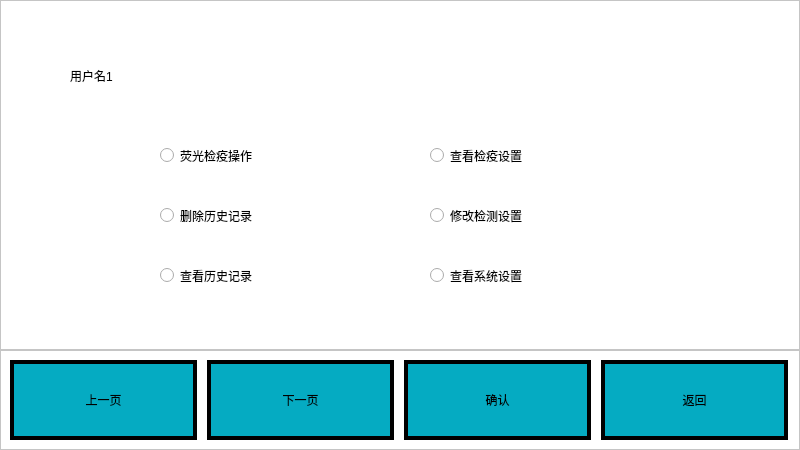
<?xml version="1.0" encoding="UTF-8"?>
<ui version="4.0">
 <class>Form</class>
 <widget class="QWidget" name="Form">
  <property name="geometry">
   <rect>
    <x>0</x>
    <y>0</y>
    <width>800</width>
    <height>450</height>
   </rect>
  </property>
  <property name="windowTitle">
   <string>Form</string>
  </property>
  <property name="styleSheet">
   <string notr="true">background-color: rgb(255, 255, 255);</string>
  </property>
  <widget class="QFrame" name="frame">
   <property name="geometry">
    <rect>
     <x>0</x>
     <y>0</y>
     <width>800</width>
     <height>350</height>
    </rect>
   </property>
   <property name="frameShape">
    <enum>QFrame::StyledPanel</enum>
   </property>
   <property name="frameShadow">
    <enum>QFrame::Raised</enum>
   </property>
   <widget class="QLabel" name="label">
    <property name="geometry">
     <rect>
      <x>70</x>
      <y>50</y>
      <width>121</width>
      <height>51</height>
     </rect>
    </property>
    <property name="styleSheet">
     <string notr="true">font: 20pt &quot;宋体&quot;;</string>
    </property>
    <property name="text">
     <string>用户名1</string>
    </property>
   </widget>
   <widget class="QRadioButton" name="radioButton">
    <property name="geometry">
     <rect>
      <x>160</x>
      <y>130</y>
      <width>220</width>
      <height>51</height>
     </rect>
    </property>
    <property name="styleSheet">
     <string notr="true">font: 20pt &quot;宋体&quot;;</string>
    </property>
    <property name="text">
     <string>荧光检疫操作</string>
    </property>
    <property name="autoExclusive">
     <bool>false</bool>
    </property>
   </widget>
   <widget class="QRadioButton" name="radioButton_2">
    <property name="geometry">
     <rect>
      <x>430</x>
      <y>130</y>
      <width>220</width>
      <height>51</height>
     </rect>
    </property>
    <property name="styleSheet">
     <string notr="true">font: 20pt &quot;宋体&quot;;</string>
    </property>
    <property name="text">
     <string>查看检疫设置</string>
    </property>
    <property name="autoExclusive">
     <bool>false</bool>
    </property>
   </widget>
   <widget class="QRadioButton" name="radioButton_3">
    <property name="geometry">
     <rect>
      <x>160</x>
      <y>190</y>
      <width>220</width>
      <height>51</height>
     </rect>
    </property>
    <property name="styleSheet">
     <string notr="true">font: 20pt &quot;宋体&quot;;</string>
    </property>
    <property name="text">
     <string>删除历史记录</string>
    </property>
    <property name="autoExclusive">
     <bool>false</bool>
    </property>
   </widget>
   <widget class="QRadioButton" name="radioButton_4">
    <property name="geometry">
     <rect>
      <x>430</x>
      <y>190</y>
      <width>220</width>
      <height>51</height>
     </rect>
    </property>
    <property name="styleSheet">
     <string notr="true">font: 20pt &quot;宋体&quot;;</string>
    </property>
    <property name="text">
     <string>修改检测设置</string>
    </property>
    <property name="autoExclusive">
     <bool>false</bool>
    </property>
   </widget>
   <widget class="QRadioButton" name="radioButton_5">
    <property name="geometry">
     <rect>
      <x>160</x>
      <y>250</y>
      <width>220</width>
      <height>51</height>
     </rect>
    </property>
    <property name="styleSheet">
     <string notr="true">font: 20pt &quot;宋体&quot;;</string>
    </property>
    <property name="text">
     <string>查看历史记录</string>
    </property>
    <property name="autoExclusive">
     <bool>false</bool>
    </property>
   </widget>
   <widget class="QRadioButton" name="radioButton_6">
    <property name="geometry">
     <rect>
      <x>430</x>
      <y>250</y>
      <width>220</width>
      <height>51</height>
     </rect>
    </property>
    <property name="styleSheet">
     <string notr="true">font: 20pt &quot;宋体&quot;;</string>
    </property>
    <property name="text">
     <string>查看系统设置</string>
    </property>
    <property name="autoExclusive">
     <bool>false</bool>
    </property>
   </widget>
  </widget>
  <widget class="QFrame" name="frame_2">
   <property name="geometry">
    <rect>
     <x>0</x>
     <y>350</y>
     <width>800</width>
     <height>100</height>
    </rect>
   </property>
   <property name="frameShape">
    <enum>QFrame::StyledPanel</enum>
   </property>
   <property name="frameShadow">
    <enum>QFrame::Raised</enum>
   </property>
   <widget class="QPushButton" name="btnPre">
    <property name="geometry">
     <rect>
      <x>10</x>
      <y>10</y>
      <width>187</width>
      <height>80</height>
     </rect>
    </property>
    <property name="styleSheet">
     <string notr="true">QPushButton {
font: 20pt &quot;宋体&quot;;
border:4px solid rgb(0,0,0);
background-color:#05abc2;
}

QPushButton:pressed{
background-color: rgb(255, 0, 0);
}
</string>
    </property>
    <property name="text">
     <string>上一页</string>
    </property>
   </widget>
   <widget class="QPushButton" name="btnReturn">
    <property name="geometry">
     <rect>
      <x>601</x>
      <y>10</y>
      <width>187</width>
      <height>80</height>
     </rect>
    </property>
    <property name="styleSheet">
     <string notr="true">QPushButton {
font: 20pt &quot;宋体&quot;;
border:4px solid rgb(0,0,0);
background-color:#05abc2;
}

QPushButton:pressed{
background-color: rgb(255, 0, 0);
}
</string>
    </property>
    <property name="text">
     <string>返回</string>
    </property>
   </widget>
   <widget class="QPushButton" name="btnConfirm">
    <property name="geometry">
     <rect>
      <x>404</x>
      <y>10</y>
      <width>187</width>
      <height>80</height>
     </rect>
    </property>
    <property name="styleSheet">
     <string notr="true">QPushButton {
font: 20pt &quot;宋体&quot;;
border:4px solid rgb(0,0,0);
background-color:#05abc2;
}

QPushButton:pressed{
background-color: rgb(255, 0, 0);
}
</string>
    </property>
    <property name="text">
     <string>确认</string>
    </property>
   </widget>
   <widget class="QPushButton" name="btnNext">
    <property name="geometry">
     <rect>
      <x>207</x>
      <y>10</y>
      <width>187</width>
      <height>80</height>
     </rect>
    </property>
    <property name="styleSheet">
     <string notr="true">QPushButton {
font: 20pt &quot;宋体&quot;;
border:4px solid rgb(0,0,0);
background-color:#05abc2;
}

QPushButton:pressed{
background-color: rgb(255, 0, 0);
}
</string>
    </property>
    <property name="text">
     <string>下一页</string>
    </property>
   </widget>
  </widget>
 </widget>
 <resources/>
 <connections/>
</ui>
